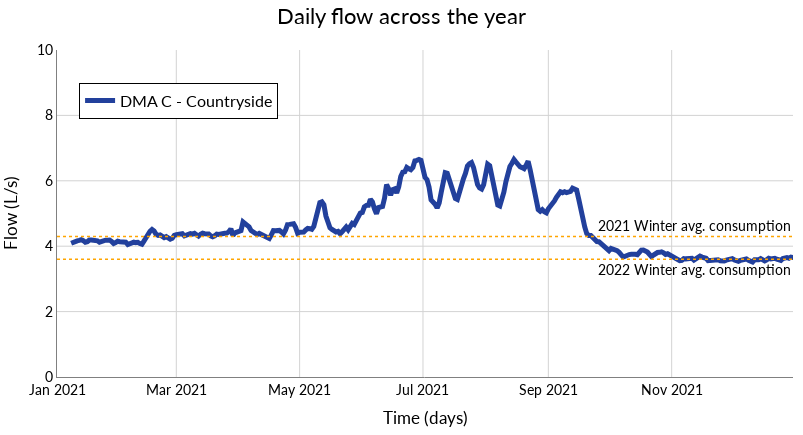

Write notebook code for a chart like this one.
### Markdown cell above
## Trends

DMA B(Jan21- Jan22) summer behaviour rolling mean and DMA F trend leak (September 2021 March 23)

### Code cell
# Plot DMA C rolling average of the daily flow 
img__title = "Daily flow across the year"
img__xaxis_title = "Time (days)"
img__xaxis_range = ['2021-01-01 00:00:00', '2021-12-31 00:00:00']
img__yaxis_title = "Flow (L/s)"
img__yaxis_range = [0, 10]

dmas = ['DMA_C']
img__legend_labels = ["DMA C - Countryside"]
avg_flow = dmas_h_q[dmas].groupby(dmas_h_q.index.date).mean().rolling(window=5).mean()

fig = go.Figure()
for d, dma in enumerate(dmas):
    fig.add_trace(go.Scatter
    (
        x=avg_flow.index,
        y=avg_flow[dma],
        mode='lines',
        line=dict(color= colors[d], width=img__line_width),
        name=img__legend_labels[d]
    )
)
    
fig.add_hline(y=4.3, line_dash="dot", line_color=colors[2], line_width=1.5, annotation_text="2021 Winter avg. consumption", annotation_position="top right")
fig.add_hline(y=3.6, line_dash="dot", line_color=colors[2], line_width=1.5, annotation_text="2022 Winter avg. consumption", annotation_position="bottom right")

fix_layout(fig)
fig.show()

### Figure 1 — Plotly figure (JSON) as saved in the notebook; plotly's stock layout.template omitted (floating-point values rounded to 4 significant figures; data arrays with more than 128 entries replaced by an {"elided": "..."} marker saying what was removed)
{"data": [{"line": {"color": "#22409C", "width": 5}, "mode": "lines", "name": "DMA C - Countryside", "type": "scatter", "x": {"elided": "567 str values"}, "y": {"elided": "567 float values"}}], "layout": {"annotations": [{"showarrow": false, "text": "2021 Winter avg. consumption", "x": 1, "xanchor": "right", "xref": "x domain", "y": 4.3, "yanchor": "bottom", "yref": "y"}, {"showarrow": false, "text": "2022 Winter avg. consumption", "x": 1, "xanchor": "right", "xref": "x domain", "y": 3.6, "yanchor": "top", "yref": "y"}], "font": {"color": "black", "family": "Lato", "size": 14}, "height": 435.8, "legend": {"bgcolor": "White", "bordercolor": "Black", "borderwidth": 1, "font": {"size": 16}, "groupclick": "toggleitem", "itemclick": "toggleothers", "itemdoubleclick": "toggle", "itemsizing": "trace", "orientation": "v", "tracegroupgap": 100, "traceorder": "normal", "x": 0.03, "xanchor": "left", "y": 0.9, "yanchor": "top"}, "margin": {"b": 10, "l": 10, "pad": 0, "r": 10, "t": 50}, "paper_bgcolor": "white", "plot_bgcolor": "white", "shapes": [{"line": {"color": "#FFA500", "dash": "dot", "width": 1.5}, "type": "line", "x0": 0, "x1": 1, "xref": "x domain", "y0": 4.3, "y1": 4.3, "yref": "y"}, {"line": {"color": "#FFA500", "dash": "dot", "width": 1.5}, "type": "line", "x0": 0, "x1": 1, "xref": "x domain", "y0": 3.6, "y1": 3.6, "yref": "y"}], "showlegend": true, "title": {"font": {"color": "black", "family": "Lato", "size": 22}, "text": "Daily flow across the year", "x": 0.5, "xanchor": "center", "y": 0.98, "yanchor": "top"}, "width": 803.6, "xaxis": {"automargin": true, "gridcolor": "lightgrey", "linecolor": "grey", "linewidth": 1, "range": ["2021-01-01 00:00:00", "2021-12-31 00:00:00"], "showgrid": true, "showline": true, "title": {"text": "Time (days)"}, "zerolinecolor": "black"}, "yaxis": {"automargin": true, "gridcolor": "lightgrey", "linecolor": "grey", "linewidth": 1, "range": [0, 10], "showgrid": true, "showline": true, "title": {"text": "Flow (L/s)"}, "zerolinecolor": "black"}}}
